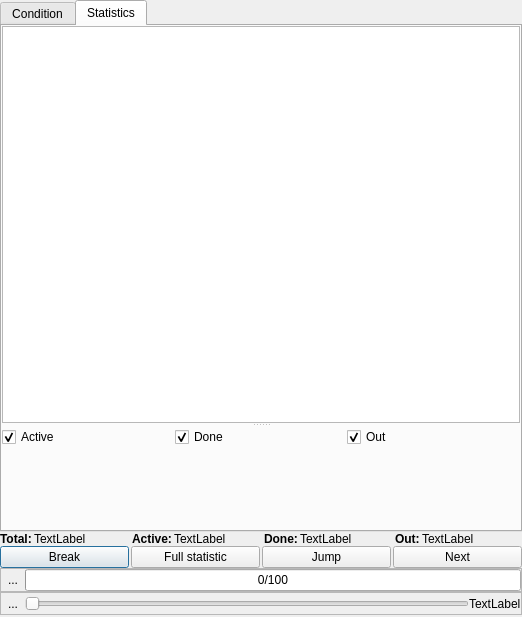
<?xml version="1.0" encoding="UTF-8"?>
<ui version="4.0">
 <class>ShLoop</class>
 <widget class="QDialog" name="ShLoop">
  <property name="geometry">
   <rect>
    <x>0</x>
    <y>0</y>
    <width>522</width>
    <height>617</height>
   </rect>
  </property>
  <property name="windowTitle">
   <string>Loop</string>
  </property>
  <property name="windowIcon">
   <iconset>
    <normaloff/>
   </iconset>
  </property>
  <property name="modal">
   <bool>true</bool>
  </property>
  <layout class="QVBoxLayout">
   <property name="spacing">
    <number>0</number>
   </property>
   <property name="margin">
    <number>0</number>
   </property>
   <item>
    <widget class="QTabWidget" name="tabWidget">
     <property name="currentIndex">
      <number>1</number>
     </property>
     <widget class="QWidget" name="tab">
      <attribute name="title">
       <string>Condition</string>
      </attribute>
      <layout class="QGridLayout">
       <property name="margin">
        <number>0</number>
       </property>
       <property name="spacing">
        <number>0</number>
       </property>
       <item row="0" column="0">
        <widget class="QFrame" name="fContent">
         <property name="frameShape">
          <enum>QFrame::StyledPanel</enum>
         </property>
         <property name="frameShadow">
          <enum>QFrame::Raised</enum>
         </property>
         <layout class="QVBoxLayout" name="verticalLayout_4">
          <property name="margin">
           <number>0</number>
          </property>
         </layout>
        </widget>
       </item>
      </layout>
     </widget>
     <widget class="QWidget" name="tStatistics">
      <attribute name="title">
       <string>Statistics</string>
      </attribute>
      <layout class="QGridLayout" name="gridLayout_3">
       <property name="margin">
        <number>0</number>
       </property>
       <property name="spacing">
        <number>0</number>
       </property>
       <item row="0" column="0">
        <widget class="QSplitter" name="splitter">
         <property name="orientation">
          <enum>Qt::Vertical</enum>
         </property>
         <widget class="QTableView" name="tvStatTable">
          <property name="selectionMode">
           <enum>QAbstractItemView::NoSelection</enum>
          </property>
          <property name="selectionBehavior">
           <enum>QAbstractItemView::SelectRows</enum>
          </property>
          <property name="verticalScrollMode">
           <enum>QAbstractItemView::ScrollPerPixel</enum>
          </property>
          <property name="horizontalScrollMode">
           <enum>QAbstractItemView::ScrollPerPixel</enum>
          </property>
          <property name="showGrid">
           <bool>false</bool>
          </property>
          <property name="sortingEnabled">
           <bool>false</bool>
          </property>
         </widget>
         <widget class="QWidget" name="fCurves" native="true">
          <layout class="QVBoxLayout" name="_2">
           <property name="spacing">
            <number>0</number>
           </property>
           <property name="margin">
            <number>0</number>
           </property>
           <item>
            <layout class="QHBoxLayout" name="horizontalLayout">
             <property name="spacing">
              <number>0</number>
             </property>
             <property name="margin">
              <number>0</number>
             </property>
             <item>
              <widget class="QCheckBox" name="cbActive">
               <property name="text">
                <string>Active</string>
               </property>
               <property name="checked">
                <bool>true</bool>
               </property>
              </widget>
             </item>
             <item>
              <widget class="QCheckBox" name="cbDone">
               <property name="text">
                <string>Done</string>
               </property>
               <property name="checked">
                <bool>true</bool>
               </property>
              </widget>
             </item>
             <item>
              <widget class="QCheckBox" name="cbOut">
               <property name="text">
                <string>Out</string>
               </property>
               <property name="checked">
                <bool>true</bool>
               </property>
              </widget>
             </item>
            </layout>
           </item>
           <item>
            <widget class="CurveView" name="fCurvesDisplay">
             <property name="sizePolicy">
              <sizepolicy hsizetype="Preferred" vsizetype="Preferred">
               <horstretch>0</horstretch>
               <verstretch>0</verstretch>
              </sizepolicy>
             </property>
             <property name="minimumSize">
              <size>
               <width>0</width>
               <height>30</height>
              </size>
             </property>
             <property name="frameShape">
              <enum>QFrame::NoFrame</enum>
             </property>
             <property name="frameShadow">
              <enum>QFrame::Raised</enum>
             </property>
             <layout class="QVBoxLayout" name="verticalLayout_3">
              <property name="spacing">
               <number>0</number>
              </property>
              <property name="margin">
               <number>0</number>
              </property>
             </layout>
            </widget>
           </item>
          </layout>
         </widget>
        </widget>
       </item>
      </layout>
     </widget>
    </widget>
   </item>
   <item>
    <layout class="QVBoxLayout" name="verticalLayout">
     <property name="spacing">
      <number>0</number>
     </property>
     <property name="margin">
      <number>0</number>
     </property>
     <item>
      <layout class="QHBoxLayout" name="horizontalLayout_7">
       <property name="spacing">
        <number>5</number>
       </property>
       <property name="margin">
        <number>0</number>
       </property>
       <item>
        <layout class="QHBoxLayout" name="horizontalLayout_2">
         <property name="spacing">
          <number>2</number>
         </property>
         <property name="margin">
          <number>0</number>
         </property>
         <item>
          <widget class="QLabel" name="lTotal">
           <property name="sizePolicy">
            <sizepolicy hsizetype="Fixed" vsizetype="Preferred">
             <horstretch>0</horstretch>
             <verstretch>0</verstretch>
            </sizepolicy>
           </property>
           <property name="font">
            <font>
             <weight>75</weight>
             <bold>true</bold>
            </font>
           </property>
           <property name="text">
            <string>Total:</string>
           </property>
          </widget>
         </item>
         <item>
          <widget class="QLabel" name="lTotalCount">
           <property name="text">
            <string>TextLabel</string>
           </property>
          </widget>
         </item>
        </layout>
       </item>
       <item>
        <layout class="QHBoxLayout" name="horizontalLayout_4">
         <property name="spacing">
          <number>2</number>
         </property>
         <property name="margin">
          <number>0</number>
         </property>
         <item>
          <widget class="QLabel" name="lActive">
           <property name="sizePolicy">
            <sizepolicy hsizetype="Fixed" vsizetype="Preferred">
             <horstretch>0</horstretch>
             <verstretch>0</verstretch>
            </sizepolicy>
           </property>
           <property name="font">
            <font>
             <weight>75</weight>
             <bold>true</bold>
            </font>
           </property>
           <property name="text">
            <string>Active:</string>
           </property>
          </widget>
         </item>
         <item>
          <widget class="QLabel" name="lActiveCount">
           <property name="text">
            <string>TextLabel</string>
           </property>
          </widget>
         </item>
        </layout>
       </item>
       <item>
        <layout class="QHBoxLayout" name="horizontalLayout_6">
         <property name="spacing">
          <number>2</number>
         </property>
         <property name="margin">
          <number>0</number>
         </property>
         <item>
          <widget class="QLabel" name="lDone">
           <property name="sizePolicy">
            <sizepolicy hsizetype="Fixed" vsizetype="Preferred">
             <horstretch>0</horstretch>
             <verstretch>0</verstretch>
            </sizepolicy>
           </property>
           <property name="font">
            <font>
             <weight>75</weight>
             <bold>true</bold>
            </font>
           </property>
           <property name="text">
            <string>Done:</string>
           </property>
          </widget>
         </item>
         <item>
          <widget class="QLabel" name="lDoneCount">
           <property name="text">
            <string>TextLabel</string>
           </property>
          </widget>
         </item>
        </layout>
       </item>
       <item>
        <layout class="QHBoxLayout" name="horizontalLayout_5">
         <property name="spacing">
          <number>2</number>
         </property>
         <property name="margin">
          <number>0</number>
         </property>
         <item>
          <widget class="QLabel" name="lOut">
           <property name="sizePolicy">
            <sizepolicy hsizetype="Fixed" vsizetype="Preferred">
             <horstretch>0</horstretch>
             <verstretch>0</verstretch>
            </sizepolicy>
           </property>
           <property name="font">
            <font>
             <weight>75</weight>
             <bold>true</bold>
            </font>
           </property>
           <property name="text">
            <string>Out:</string>
           </property>
          </widget>
         </item>
         <item>
          <widget class="QLabel" name="lOutCount">
           <property name="text">
            <string>TextLabel</string>
           </property>
          </widget>
         </item>
        </layout>
       </item>
      </layout>
     </item>
     <item>
      <layout class="QHBoxLayout" name="horizontalLayout_3">
       <property name="spacing">
        <number>2</number>
       </property>
       <property name="margin">
        <number>0</number>
       </property>
       <item>
        <widget class="QPushButton" name="pbBreak">
         <property name="text">
          <string>Break</string>
         </property>
        </widget>
       </item>
       <item>
        <widget class="QPushButton" name="pbStatistics">
         <property name="text">
          <string>Full statistic</string>
         </property>
        </widget>
       </item>
       <item>
        <widget class="QPushButton" name="pbJump">
         <property name="text">
          <string>Jump</string>
         </property>
        </widget>
       </item>
       <item>
        <widget class="QPushButton" name="pbNext">
         <property name="text">
          <string>Next</string>
         </property>
        </widget>
       </item>
      </layout>
     </item>
     <item>
      <widget class="QFrame" name="fProgress">
       <property name="frameShape">
        <enum>QFrame::StyledPanel</enum>
       </property>
       <property name="frameShadow">
        <enum>QFrame::Raised</enum>
       </property>
       <layout class="QHBoxLayout">
        <property name="spacing">
         <number>0</number>
        </property>
        <property name="margin">
         <number>0</number>
        </property>
        <item>
         <widget class="QToolButton" name="pbStopProgress">
          <property name="toolTip">
           <string>Stop processing</string>
          </property>
          <property name="text">
           <string>...</string>
          </property>
          <property name="icon">
           <iconset resource="../../glslDevil.qrc">
            <normaloff>:/icons/icons/process-stop_32.png</normaloff>:/icons/icons/process-stop_32.png</iconset>
          </property>
          <property name="autoRaise">
           <bool>true</bool>
          </property>
         </widget>
        </item>
        <item>
         <widget class="QProgressBar" name="pbProgress">
          <property name="value">
           <number>0</number>
          </property>
          <property name="orientation">
           <enum>Qt::Horizontal</enum>
          </property>
          <property name="format">
           <string>%v/%m</string>
          </property>
         </widget>
        </item>
       </layout>
      </widget>
     </item>
     <item>
      <widget class="QFrame" name="fJump">
       <property name="frameShape">
        <enum>QFrame::StyledPanel</enum>
       </property>
       <property name="frameShadow">
        <enum>QFrame::Raised</enum>
       </property>
       <layout class="QHBoxLayout">
        <property name="spacing">
         <number>0</number>
        </property>
        <property name="margin">
         <number>0</number>
        </property>
        <item>
         <widget class="QToolButton" name="pbStopJump">
          <property name="toolTip">
           <string>Stop processing</string>
          </property>
          <property name="text">
           <string>...</string>
          </property>
          <property name="icon">
           <iconset resource="../../glslDevil.qrc">
            <normaloff>:/icons/icons/process-stop_32.png</normaloff>:/icons/icons/process-stop_32.png</iconset>
          </property>
          <property name="autoRaise">
           <bool>true</bool>
          </property>
         </widget>
        </item>
        <item>
         <widget class="QSlider" name="hsJump">
          <property name="orientation">
           <enum>Qt::Horizontal</enum>
          </property>
          <property name="tickPosition">
           <enum>QSlider::NoTicks</enum>
          </property>
          <property name="tickInterval">
           <number>10</number>
          </property>
         </widget>
        </item>
        <item>
         <widget class="QLabel" name="lJump">
          <property name="text">
           <string>TextLabel</string>
          </property>
         </widget>
        </item>
       </layout>
      </widget>
     </item>
     <item>
      <spacer name="spacer">
       <property name="orientation">
        <enum>Qt::Vertical</enum>
       </property>
       <property name="sizeType">
        <enum>QSizePolicy::Fixed</enum>
       </property>
       <property name="sizeHint" stdset="0">
        <size>
         <width>20</width>
         <height>2</height>
        </size>
       </property>
      </spacer>
     </item>
    </layout>
   </item>
  </layout>
 </widget>
 <customwidgets>
  <customwidget>
   <class>CurveView</class>
   <extends>QFrame</extends>
   <header>dialogs/curveview.h</header>
   <container>1</container>
  </customwidget>
 </customwidgets>
 <resources>
  <include location="../../glslDevil.qrc"/>
 </resources>
 <connections>
  <connection>
   <sender>hsJump</sender>
   <signal>valueChanged(int)</signal>
   <receiver>lJump</receiver>
   <slot>setNum(int)</slot>
   <hints>
    <hint type="sourcelabel">
     <x>344</x>
     <y>602</y>
    </hint>
    <hint type="destinationlabel">
     <x>485</x>
     <y>599</y>
    </hint>
   </hints>
  </connection>
  <connection>
   <sender>pbStatistics</sender>
   <signal>clicked()</signal>
   <receiver>ShLoop</receiver>
   <slot>calculateStatistics()</slot>
   <hints>
    <hint type="sourcelabel">
     <x>195</x>
     <y>531</y>
    </hint>
    <hint type="destinationlabel">
     <x>260</x>
     <y>308</y>
    </hint>
   </hints>
  </connection>
  <connection>
   <sender>pbJump</sender>
   <signal>clicked()</signal>
   <receiver>ShLoop</receiver>
   <slot>doJump()</slot>
   <hints>
    <hint type="sourcelabel">
     <x>325</x>
     <y>531</y>
    </hint>
    <hint type="destinationlabel">
     <x>260</x>
     <y>308</y>
    </hint>
   </hints>
  </connection>
  <connection>
   <sender>pbNext</sender>
   <signal>clicked()</signal>
   <receiver>ShLoop</receiver>
   <slot>nextIteration()</slot>
   <hints>
    <hint type="sourcelabel">
     <x>455</x>
     <y>531</y>
    </hint>
    <hint type="destinationlabel">
     <x>260</x>
     <y>308</y>
    </hint>
   </hints>
  </connection>
  <connection>
   <sender>pbBreak</sender>
   <signal>clicked()</signal>
   <receiver>ShLoop</receiver>
   <slot>doBreak()</slot>
   <hints>
    <hint type="sourcelabel">
     <x>65</x>
     <y>531</y>
    </hint>
    <hint type="destinationlabel">
     <x>260</x>
     <y>308</y>
    </hint>
   </hints>
  </connection>
  <connection>
   <sender>pbStopProgress</sender>
   <signal>clicked()</signal>
   <receiver>ShLoop</receiver>
   <slot>stopProgress()</slot>
   <hints>
    <hint type="sourcelabel">
     <x>16</x>
     <y>562</y>
    </hint>
    <hint type="destinationlabel">
     <x>260</x>
     <y>308</y>
    </hint>
   </hints>
  </connection>
  <connection>
   <sender>pbStopJump</sender>
   <signal>clicked()</signal>
   <receiver>ShLoop</receiver>
   <slot>stopJump()</slot>
   <hints>
    <hint type="sourcelabel">
     <x>16</x>
     <y>596</y>
    </hint>
    <hint type="destinationlabel">
     <x>260</x>
     <y>308</y>
    </hint>
   </hints>
  </connection>
 </connections>
 <slots>
  <slot>calculateStatistics()</slot>
  <slot>nextIteration()</slot>
  <slot>doJump()</slot>
  <slot>doBreak()</slot>
  <slot>stopProgress()</slot>
  <slot>stopJump()</slot>
 </slots>
</ui>
